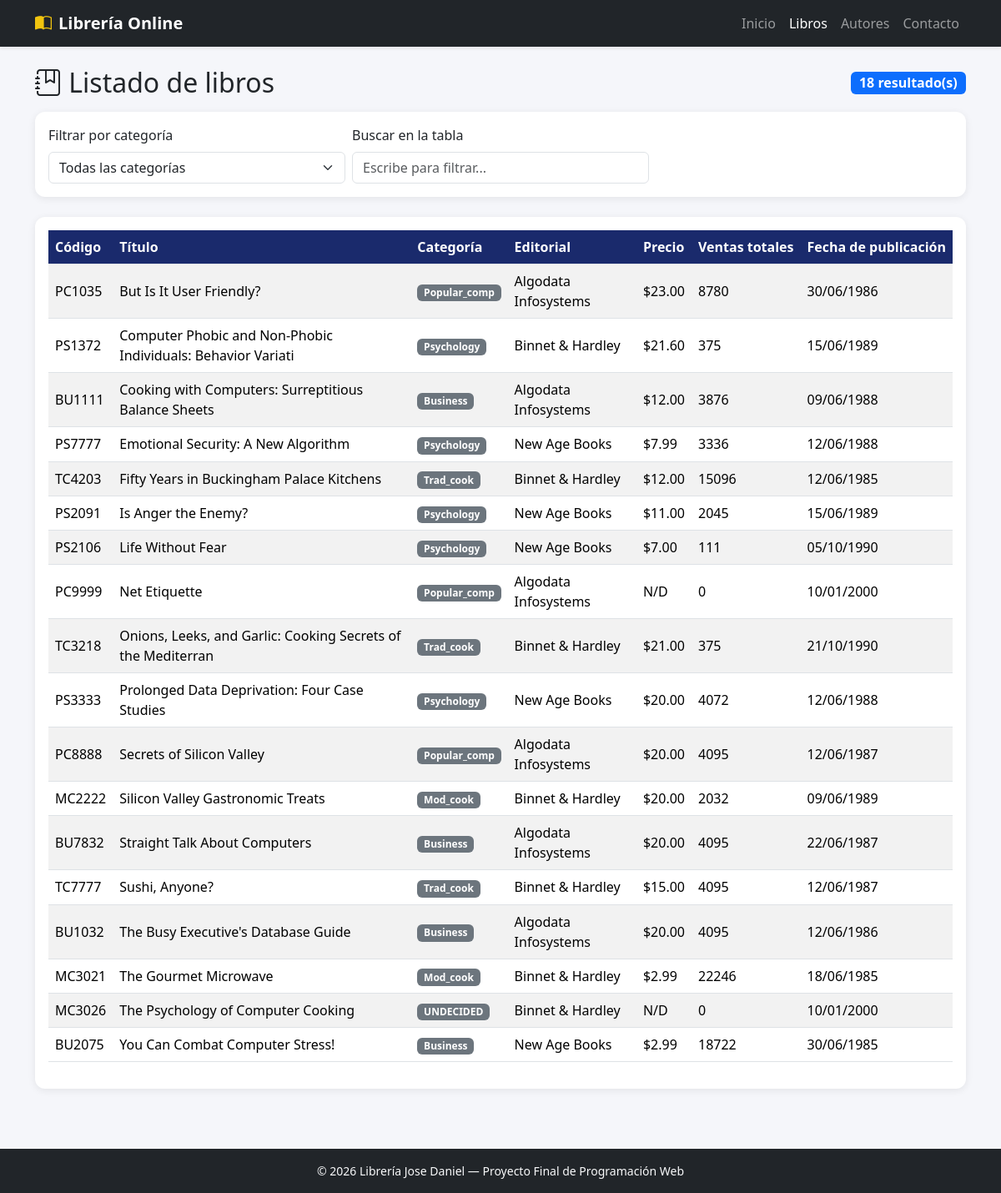
The app's page /libros.php with its own data.
### tables this page shows
CREATE TABLE `titulos` (
  `id_titulo` varchar(6) NOT NULL,
  `titulo` varchar(60) NOT NULL,
  `tipo` varchar(15) NOT NULL,
  `id_pub` varchar(4) NOT NULL,
  `precio` double default NULL,
  `avance` double default NULL,
  `total_ventas` int(11) default NULL,
  `notas` varchar(255) NOT NULL,
  `fecha_pub` datetime NOT NULL,
  `contrato` varchar(1) NOT NULL,
  PRIMARY KEY  (`id_titulo`)
);

CREATE TABLE `publicadores` (
  `id_pub` varchar(4) NOT NULL,
  `nombre_pub` varchar(30) NOT NULL,
  `ciudad` varchar(15) NOT NULL,
  `estado` varchar(2) NOT NULL,
  PRIMARY KEY  (`id_pub`)
);

### libros.php (the view, shortened to what this page needs)
<?php
$pdo = obtenerConexion();
$categoriaSeleccionada = isset($_GET['categoria']) ? trim($_GET['categoria']) : '';
if ($categoriaSeleccionada !== '') {
    $sql = 'SELECT t.id_titulo, t.titulo, t.tipo, t.precio, t.total_ventas, t.fecha_pub, p.nombre_pub
            FROM titulos t
            LEFT JOIN publicadores p ON t.id_pub = p.id_pub
            WHERE t.tipo = :tipo
            ORDER BY t.titulo ASC';
    $consulta = $pdo->prepare($sql);
    $consulta->execute([':tipo' => $categoriaSeleccionada]);
} else {
    $sql = 'SELECT t.id_titulo, t.titulo, t.tipo, t.precio, t.total_ventas, t.fecha_pub, p.nombre_pub
            FROM titulos t
            LEFT JOIN publicadores p ON t.id_pub = p.id_pub
            ORDER BY t.titulo ASC';
    $consulta = $pdo->query($sql);
}
$libros = $consulta->fetchAll();
$totalLibros = count($libros);
require 'includes/header.php';
?>
<div class="d-flex justify-content-between align-items-center flex-wrap gap-2 mb-3">
    <h2 class="mb-0"><i class="bi bi-journal-bookmark"></i> Listado de libros</h2>
    <span class="badge bg-primary fs-6"><?= $totalLibros ?> resultado(s)</span>
</div>
<div class="card card-resumen p-3 mb-4">
    <form method="GET" class="row g-2 align-items-end">
        <div class="col-sm-6 col-md-4">
            <label for="categoria" class="form-label">Filtrar por categoría</label>
            <select name="categoria" id="categoria" class="form-select" onchange="this.form.submit()">
                <option value="">Todas las categorías</option>
            </select>
        </div>
        <div class="col-sm-6 col-md-4">
            <label for="buscador" class="form-label">Buscar en la tabla</label>
            <input type="text" id="buscador" class="form-control" placeholder="Escribe para filtrar...">
        </div>
    </form>
</div>
<div class="card card-resumen p-3">
    <div class="table-responsive">
        <table class="table table-striped table-hover align-middle" id="tablaDatos">
            <thead>
                <tr>
                    <th>Código</th>
                    <th>Título</th>
                    <th>Categoría</th>
                    <th>Editorial</th>
                    <th>Precio</th>
                    <th>Ventas totales</th>
                    <th>Fecha de publicación</th>
                </tr>
            </thead>
            <tbody>
                <?php if ($totalLibros === 0): ?>
                    <tr>
                        <td colspan="7" class="text-center text-muted py-4">No se encontraron libros.</td>
                    </tr>
                <?php else: ?>
                    <?php foreach ($libros as $libro): ?>
                        <tr>
                            <td><?= htmlspecialchars($libro['id_titulo']) ?></td>
                            <td><?= htmlspecialchars($libro['titulo']) ?></td>
                            <td><span class="badge bg-secondary badge-tipo"><?= htmlspecialchars($libro['tipo']) ?></span></td>
                            <td><?= htmlspecialchars($libro['nombre_pub'] ?? 'N/D') ?></td>
                            <td><?= $libro['precio'] !== null ? '$' . number_format((float)$libro['precio'], 2) : 'N/D' ?></td>
                            <td><?= $libro['total_ventas'] !== null ? (int)$libro['total_ventas'] : 0 ?></td>
                            <td><?= date('d/m/Y', strtotime($libro['fecha_pub'])) ?></td>
                        </tr>
                    <?php endforeach; ?>
                <?php endif; ?>
            </tbody>
        </table>
    </div>
</div>
<?php require 'includes/footer.php'; ?>

### css/style.css (style rules this page uses)
body { background-color: #f5f6fa; display: flex; flex-direction: column; min-height: 100vh; }
.card-resumen { border: none; border-radius: 0.75rem; box-shadow: 0 2px 10px rgba(0, 0, 0, 0.08); transition: transform 0.15s ease-in-out; }
.table thead th { background-color: #1a2a6c; color: #fff; white-space: nowrap; }
.badge-tipo { text-transform: capitalize; }

### records on screen
titulos: id_titulo "PC1035", titulo "But Is It User Friendly?", tipo "Popular_comp", id_pub.nombre_pub "Algodata Infosystems", precio "23.00", total_ventas "8780", fecha_pub "30/06/1986"
titulos: id_titulo "PS1372", titulo "Computer Phobic and Non-Phobic Individuals: Behavior Variati", tipo "Psychology", id_pub.nombre_pub "Binnet & Hardley", precio "21.60", total_ventas "375", fecha_pub "15/06/1989"
titulos: id_titulo "BU1111", titulo "Cooking with Computers: Surreptitious Balance Sheets", tipo "Business", id_pub.nombre_pub "Algodata Infosystems", precio "12.00", total_ventas "3876", fecha_pub "09/06/1988"
titulos: id_titulo "PS7777", titulo "Emotional Security: A New Algorithm", tipo "Psychology", id_pub.nombre_pub "New Age Books", precio "7.99", total_ventas "3336", fecha_pub "12/06/1988"
titulos: id_titulo "TC4203", titulo "Fifty Years in Buckingham Palace Kitchens", tipo "Trad_cook", id_pub.nombre_pub "Binnet & Hardley", precio "12.00", total_ventas "15096", fecha_pub "12/06/1985"
titulos: id_titulo "PS2091", titulo "Is Anger the Enemy?", tipo "Psychology", id_pub.nombre_pub "New Age Books", precio "11.00", total_ventas "2045", fecha_pub "15/06/1989"
titulos: id_titulo "PS2106", titulo "Life Without Fear", tipo "Psychology", id_pub.nombre_pub "New Age Books", precio "7.00", total_ventas "111", fecha_pub "05/10/1990"
titulos: id_titulo "PC9999", titulo "Net Etiquette", tipo "Popular_comp", id_pub.nombre_pub "Algodata Infosystems", shows "N/D", shows "0", fecha_pub "10/01/2000"
titulos: id_titulo "TC3218", titulo "Onions, Leeks, and Garlic: Cooking Secrets of the Mediterran", tipo "Trad_cook", id_pub.nombre_pub "Binnet & Hardley", precio "21.00", total_ventas "375", fecha_pub "21/10/1990"
titulos: id_titulo "PS3333", titulo "Prolonged Data Deprivation: Four Case Studies", tipo "Psychology", id_pub.nombre_pub "New Age Books", precio "20.00", total_ventas "4072", fecha_pub "12/06/1988"
titulos: id_titulo "PC8888", titulo "Secrets of Silicon Valley", tipo "Popular_comp", id_pub.nombre_pub "Algodata Infosystems", precio "20.00", total_ventas "4095", fecha_pub "12/06/1987"
titulos: id_titulo "MC2222", titulo "Silicon Valley Gastronomic Treats", tipo "Mod_cook", id_pub.nombre_pub "Binnet & Hardley", precio "20.00", total_ventas "2032", fecha_pub "09/06/1989"
titulos: id_titulo "BU7832", titulo "Straight Talk About Computers", tipo "Business", id_pub.nombre_pub "Algodata Infosystems", precio "20.00", total_ventas "4095", fecha_pub "22/06/1987"
titulos: id_titulo "TC7777", titulo "Sushi, Anyone?", tipo "Trad_cook", id_pub.nombre_pub "Binnet & Hardley", precio "15.00", total_ventas "4095", fecha_pub "12/06/1987"
titulos: id_titulo "BU1032", titulo "The Busy Executive's Database Guide", tipo "Business", id_pub.nombre_pub "Algodata Infosystems", precio "20.00", total_ventas "4095", fecha_pub "12/06/1986"
titulos: id_titulo "MC3021", titulo "The Gourmet Microwave", tipo "Mod_cook", id_pub.nombre_pub "Binnet & Hardley", precio "2.99", total_ventas "22246", fecha_pub "18/06/1985"
titulos: id_titulo "MC3026", titulo "The Psychology of Computer Cooking", tipo "UNDECIDED", id_pub.nombre_pub "Binnet & Hardley", shows "N/D", fecha_pub "10/01/2000"
titulos: id_titulo "BU2075", titulo "You Can Combat Computer Stress!", tipo "Business", id_pub.nombre_pub "New Age Books", precio "2.99", total_ventas "18722", fecha_pub "30/06/1985"

### other values on screen
$totalLibros "18"
